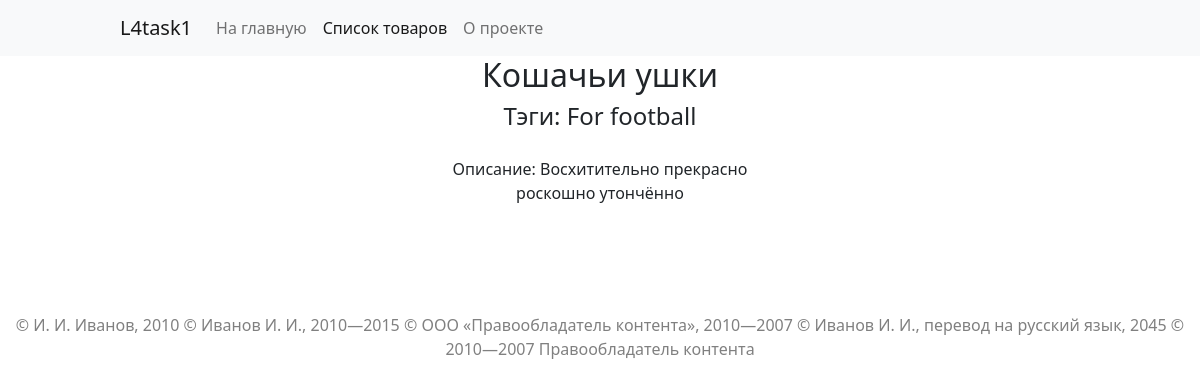
Screenshot of /catalog/6/ with the database file from the repository.
### catalog/models.py (models this page shows)
class Item(models.Model):
    is_published = models.BooleanField(default=True)
    is_on_main = models.BooleanField(default=False)
    name = models.CharField(max_length=150, default='your name')
    text = models.TextField(default='your desc', validators=[validate_desc])
    category = models.ForeignKey(
        'Category', on_delete=models.DO_NOTHING, null=True)
    images = models.ForeignKey(
        'DescriptionImages', on_delete=models.CASCADE, null=True)
    tags = models.ManyToManyField('Tag')
    class Meta:
        verbose_name = 'товар'
        verbose_name = 'товары'
        default_related_name = 'items'
        ordering = ('category__name',)
    upload = models.ImageField(upload_to='uploads/%Y/%m', default='nothing')
    @property
    def get_img(self):
        return get_thumbnail(self.upload, '300x300', crop='center', quality=51)
    def image_tmb(self):
        if self.upload:
            return mark_safe(
                f'<img src="{self.get_img.url}">'
            )
        return 'Нет изображения'
    image_tmb.short_description = 'превью'
    image_tmb.allow_tags = True

class Tag(models.Model):
    name = models.CharField(max_length=150, default='your name')
    is_published = models.BooleanField(default=True)
    slug = models.CharField(
        max_length=200, validators=[validate_slug], default='slug')

### catalog/views.py (the view)
# urls.py: re_path(r'^(?P<pk>[1-9][0-9]*?)/$', views.item_detail, name='item_detail'),
def item_detail(request, pk: int):
    item = get_object_or_404(Item, pk=pk)
    context = {'item': item, 'navbar': 'catalog'}
    return render(request, 'catalog/detail.html', context)

### templates/catalog/detail.html (shortened to what this page needs)
<!DOCTYPE html>
<html lang="ru">
<head>
  {% extends "base.html" %}
  {% load static %}
  {% block content %}
  <link rel="stylesheet" href="{% static 'css/catalog_detail_style.css' %}">
</head>
<body>
  <div class="whole_card">
    <h2>{{ item.name }}</h2>
    <h4>Тэги: {% for tag in item.tags.all %} {{ tag.name }} {% endfor %}</h4>
    <p>Описание: {{ item.text }}</p>
  </div>
  {% endblock %}

### static_dev/css/catalog_detail_style.css (style rules this page uses)
.whole_card { width: 30%; margin: auto; align-content: center; }
h2, h4, p { text-align: center; }
p { margin-bottom: 10%; margin-top: 5%; }

### rows the page displays
Item: name "Кошачьи ушки", text "Восхитительно прекрасно роскошно утончённо"
Tag: name "For football"
